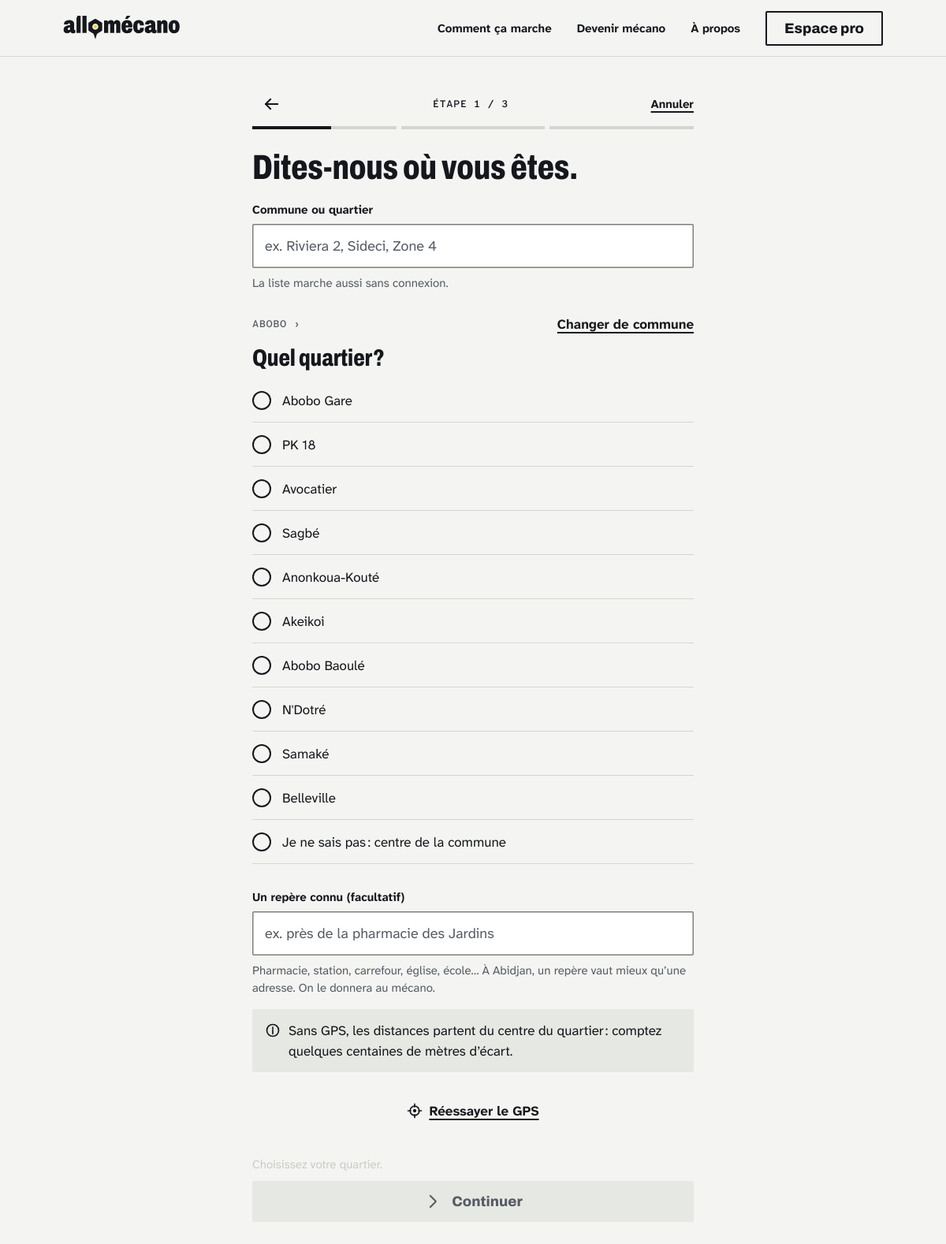
The page /position/quartier?commune=abobo on the database its author committed.
### tables this page shows
CREATE TABLE `quartiers` (
  `id` SMALLINT UNSIGNED AUTO_INCREMENT NOT NULL COMMENT 'Identifiant',
  `commune_id` TINYINT UNSIGNED NOT NULL COMMENT 'Commune',
  `nom` VARCHAR(80) NOT NULL COMMENT '« Riviera 2 »',
  `slug` VARCHAR(100) NOT NULL COMMENT '« cocody-riviera-2 »',
  `alias` VARCHAR(255) COMMENT 'Autres noms pour l''autocomplétion (« Riv 2, Riviera II »)',
  `lat` DECIMAL(9,6) NOT NULL COMMENT 'Centre du quartier',
  `lon` DECIMAL(9,6) NOT NULL COMMENT 'Centre du quartier',
  `actif` TINYINT(1) NOT NULL DEFAULT 1 COMMENT 'Proposé dans la recherche',
  PRIMARY KEY (`id`),
  UNIQUE KEY `uq_quartiers_slug` (`slug`),
  UNIQUE KEY `uq_quartiers_commune_nom` (`commune_id`, `nom`),
  KEY `idx_quartiers_nom` (`nom`),
  CONSTRAINT `fk_quartiers_commune_id` FOREIGN KEY (`commune_id`) REFERENCES `communes` (`id`) ON DELETE RESTRICT ON UPDATE CASCADE
);

### app/Core/View.php (called while the page is built, shortened)
<?php
final class View
{
    public static function rendre(string $vue, array $donnees = [], ?string $layout = null): string
    {
        $contenu = self::inclure($vue, $donnees);
        $html = self::inclure($layout, $donnees);
        return $html;
    }
    public static function inclure(string $vue, array $donnees = []): string
    {
        $fichier = self::DOSSIER . $vue . '.php';
        extract($donnees, EXTR_SKIP);
        try {
            require $fichier;
        } catch (\Throwable $e) {
            ob_end_clean();
            throw $e;
        }
        return (string) ob_get_clean();
    }
}

### app/Controllers/Client/PositionController.php (called while the page is built, shortened)
<?php
final class PositionController
{
    public function quartier(Request $requete): Response
    {
        $service = PositionService::depuisBase();
        $position = ParcoursService::position();
        $retenu = $position !== null && $position['source'] === 'quartier' ? $service->quartier((string) $position['quartier']) : null;
        $commune = $service->commune((string) $requete->query('commune', '')) ?? ($retenu !== null ? $service->commune($retenu['commune']) : null);
        $q = trim((string) $requete->query('q', ''));
        return $this->page('client/position-quartier', [
            'titre' => 'Commune, quartier, repère',
            'communes' => $service->communes(),
            'quartiers' => $service->quartiers(),
            'commune' => $commune,
            'q' => $q,
            'resultats' => $q !== '' ? array_slice($service->chercher($q), 0, 12) : null,
            'choix' => $retenu['slug'] ?? null,
            'repere' => $position['repere'] ?? null,
            'erreur' => Session::flash('quartier_erreur'),
            'css' => ['css/pages/position.css'],
            'js' => ['js/pages/position-quartier.js'],
        ]);
    }
    private function page(string $vue, array $donnees): Response
    {
        return Response::html(View::rendre($vue, $donnees + self::VUE, 'layouts/client'));
    }
}

### app/Core/Router.php (called while the page is built, shortened)
<?php
final class Router
{
    private array $routes = [];
    private string $prefixe = '';
    private array $middlewares = [];
    public function groupe(string $prefixe, array $middlewares, callable $definition): void
    {
        [$p, $m] = [$this->prefixe, $this->middlewares];
        $this->prefixe .= $prefixe;
        $this->middlewares = [...$this->middlewares, ...$middlewares];
        [$this->prefixe, $this->middlewares] = [$p, $m];
    }
    private function ajouter(string $methode, string $motif, array|callable $action, ?string $nom): self
    {
        $motif = '/' . trim($this->prefixe . $motif, '/');
        $regex = '#^' . preg_replace('#\{([a-z_]+)\}#', '(?P<$1>[^/]+)', $motif) . '$#u';
        $this->routes[] = ['methode' => $methode, 'motif' => $motif, 'regex' => $regex, 'action' => $action, 'middlewares' => $this->middlewares, 'nom' => $nom];
        return $this;
    }
    public function dispatcher(Request $requete): Response
    {
        $methodeAutorisee = false;
        foreach ($this->routes as $route) {
            if (!preg_match($route['regex'], $requete->chemin, $m)) {
                continue;
            }
            $methodeAutorisee = true;
            $requete->params = array_filter($m, 'is_string', ARRAY_FILTER_USE_KEY);
            $coeur = function (Request $r) use ($route): Response {
                $action = $route['action'];
                if (is_array($action)) {
                    [$classe, $fonction] = $action;
                    $action = [new $classe(), $fonction];
                }
                $resultat = $action($r);
                return $resultat instanceof Response ? $resultat : Response::html((string) $resultat);
            };
            $chaine = array_reduce(
                array_reverse($route['middlewares']),
                fn (callable $suite, string $mw) => fn (Request $r) => (new $mw())->traiter($r, $suite),
                $coeur
            );
            return $chaine($requete);
        }
        throw new HttpException($methodeAutorisee ? 405 : 404);
    }
}

### app/Middleware/IdentifierClient.php (called while the page is built, shortened)
<?php
final class IdentifierClient implements Middleware
{
    public function traiter(Request $requete, callable $suite): Response
    {
        return $suite($requete);
    }
}

### app/Middleware/VerifierCsrf.php (called while the page is built, shortened)
<?php
final class VerifierCsrf implements Middleware
{
    public function traiter(Request $requete, callable $suite): Response
    {
        return $suite($requete);
    }
}

### public/index.php (called while the page is built, shortened)
<?php
$requete = Request::depuisGlobales();
$routeur = new Router();
try {
    $reponse = $routeur->dispatcher($requete);
} catch (HttpException $e) {
    $reponse = ErreurController::depuisException($requete, $e->statut, $e->getMessage());
} catch (\Throwable $e) {
    error_log((string) $e);
    $reponse = ErreurController::depuisException($requete, 500, App\Core\Env::enProduction() ? '' : $e->getMessage());
}

### app/Core/Database.php (called while the page is built, shortened)
<?php
final class Database
{
    private static ?self $instance = null;
    public static function instance(): self
    {
        if (self::$instance === null) {
            $dsn = sprintf(
                'mysql:host=%s;port=%s;dbname=%s;charset=utf8mb4',
                Env::get('DB_HOTE', '127.0.0.1'),
                Env::get('DB_PORT', '3306'),
                Env::get('DB_NOM', 'allomecano')
            );
            $pdo = new PDO($dsn, (string) Env::get('DB_UTILISATEUR', 'root'), (string) Env::get('DB_MOT_DE_PASSE', ''), [
                PDO::ATTR_ERRMODE => PDO::ERRMODE_EXCEPTION,
                PDO::ATTR_DEFAULT_FETCH_MODE => PDO::FETCH_ASSOC,
                PDO::ATTR_EMULATE_PREPARES => false,
                PDO::ATTR_STRINGIFY_FETCHES => false,
            ]);
            $pdo->exec("SET time_zone = '+00:00'");
            self::$instance = new self($pdo);
        }
        return self::$instance;
    }
    public function executer(string $sql, array $params = []): PDOStatement
    {
        $requete = $this->pdo->prepare($sql);
        foreach ($params as $cle => $valeur) {
            $nom = is_int($cle) ? $cle + 1 : (str_starts_with($cle, ':') ? $cle : ':' . $cle);
            $type = match (true) {
                is_int($valeur) => PDO::PARAM_INT,
                is_bool($valeur) => PDO::PARAM_BOOL,
                $valeur === null => PDO::PARAM_NULL,
                default => PDO::PARAM_STR,
            };
            $requete->bindValue($nom, $valeur, $type);
        }
        $requete->execute();
        return $requete;
    }
    public function tous(string $sql, array $params = []): array
    {
        return $this->executer($sql, $params)->fetchAll();
    }
}

### app/Services/PositionService.php (called while the page is built, shortened)
<?php
final class PositionService
{
    private ?array $quartiers = null;
    public static function depuisBase(): self
    {
        return new self(Database::instance());
    }
    public function quartiers(): array
    {
        return $this->quartiers ??= array_map(static fn (array $q): array => [
            'slug' => (string) $q['slug'], 'nom' => (string) $q['nom'], 'alias' => $q['alias'] !== null ? (string) $q['alias'] : null,
            'lat' => (float) $q['lat'], 'lon' => (float) $q['lon'],
            'commune' => (string) $q['commune'], 'commune_nom' => (string) $q['commune_nom'],
        ], $this->db->tous(
            'SELECT q.slug, q.nom, q.alias, q.lat, q.lon, co.slug AS commune, co.nom AS commune_nom
               FROM quartiers q JOIN communes co ON co.id = q.commune_id
              WHERE q.actif = 1 AND co.ouverte = 1
              ORDER BY co.ordre, q.id'
        ));
    }
    public function communes(): array
    {
        return array_map(static fn (array $c): array => ['slug' => (string) $c['slug'], 'nom' => (string) $c['nom'], 'lat' => (float) $c['lat'], 'lon' => (float) $c['lon']],
            $this->db->tous('SELECT slug, nom, lat, lon FROM communes WHERE ouverte = 1 ORDER BY ordre'));
    }
    public function commune(string $slug): ?array
    {
        foreach ($this->communes() as $c) {
            if ($c['slug'] === $slug) {
                return $c;
            }
        }
        return null;
    }
}

### app/Core/Request.php (called while the page is built, shortened)
<?php
final class Request
{
    public function query(string $cle, mixed $defaut = null): mixed
    {
        return $this->query[$cle] ?? $defaut;
    }
}

### app/Core/Format.php (called while the page is built, shortened)
<?php
final class Format
{
    public static function typo(string $texte): string
    {
        $texte = preg_replace('/(?<=[\p{L}\p{N}»)])\s*([?!;])/u', self::FINE . '$1', $texte) ?? $texte;
        return preg_replace('/(?<=[\p{L}\p{N}»)])\s*:(?=\s)/u', self::FINE . ':', $texte) ?? $texte;
    }
}

### app/Views/composants/ligne-choix.php (the view, shortened to what this page needs)
<?php
$type ??= 'radio';
$html = '';
?>
<label class="ligne-choix"><input type="<?= e($type) ?>" name="<?= e($nom) ?>" value="<?= e($valeur) ?>"<?= !empty($coche) ? ' checked' : '' ?><?= $html ?>><span><?= e($libelle) ?></span></label>

### app/Views/client/position-quartier.php (shortened to what this page needs)
<?php
$liste = array_map(fn ($x) => [$x['slug'], $x['nom'], (string) $x['alias'], $x['commune'], $x['commune_nom']], $quartiers);
$choisi = null;
$quartiersCommune = $commune !== null ? array_values(array_filter($quartiers, fn ($x) => $x['commune'] === $commune['slug'])) : [];
$libelleContinuer = 'Continuer' . ($choisi !== null ? Format::typo(' : ') . $choisi['nom'] : '');
?>
<form class="parcours-page position-quartier avec-socle" method="post" action="/position/quartier" data-quartier
      data-quartiers="<?= e(json_encode($liste, JSON_UNESCAPED_UNICODE)) ?>"
      data-communes="<?= e(json_encode(array_map(fn ($c) => [$c['slug'], $c['nom']], $communes), JSON_UNESCAPED_UNICODE)) ?>">
  <?= composant('barre-parcours', ['etape' => 1, 'total' => 3, 'retour' => '/position', 'annuler' => '/']) ?>
  <div class="parcours-page__contenu position-quartier__contenu">
    <h1 class="t-titre-1">Dites-nous où vous êtes.</h1>
    <?= composant('champ', ['nom' => 'q', 'label' => 'Commune ou quartier', 'exemple' => 'ex. Riviera 2, Sideci, Zone 4', 'valeur' => $q,
        'aide' => 'La liste marche aussi sans connexion.', 'autocomplete' => 'off']) ?>
    <div class="position-quartier__choix" data-zone-choix>
      <?php if ($resultats !== null):  ?>
        <h2 class="t-titre-2"><?= e(Format::typo('Quel quartier ?')) ?></h2>
        <div class="lignes-choix" role="radiogroup" aria-label="Quartiers trouvés" data-liste>
          <?php foreach ($resultats as $x): ?><?= composant('ligne-choix', ['nom' => 'quartier', 'valeur' => $x['slug'], 'libelle' => $x['nom'] . ', ' . $x['commune_nom'], 'coche' => $x['slug'] === $choix]) ?><?php endforeach ?>
          <?php if ($resultats === []): ?><p class="t-petit t-secondaire position-quartier__vide">Aucun quartier ne correspond. Essayez un autre nom, ou choisissez votre commune.</p><?php endif ?>
        </div>
      <?php elseif ($commune !== null): ?>
        <div class="position-quartier__fil">
          <span class="t-etiquette t-secondaire"><?= e($commune['nom']) ?> ›</span>
          <a class="lien" href="/position/quartier" data-changer-commune>Changer de commune</a>
        </div>
        <h2 class="t-titre-2"><?= e(Format::typo('Quel quartier ?')) ?></h2>
        <div class="lignes-choix" role="radiogroup" aria-label="Quartiers de <?= e($commune['nom']) ?>" data-liste>
          <?php foreach ($quartiersCommune as $x): ?><?= composant('ligne-choix', ['nom' => 'quartier', 'valeur' => $x['slug'], 'libelle' => $x['nom'], 'coche' => $x['slug'] === $choix]) ?><?php endforeach ?>
          <?= composant('ligne-choix', ['nom' => 'quartier', 'valeur' => 'commune:' . $commune['slug'], 'libelle' => Format::typo('Je ne sais pas : centre de la commune')]) ?>
        </div>
      <?php endif ?>
    </div>
    <?= composant('champ', ['nom' => 'repere', 'label' => 'Un repère connu (facultatif)', 'exemple' => 'ex. près de la pharmacie des Jardins', 'valeur' => $repere, 'max' => 160,
        'aide' => 'Pharmacie, station, carrefour, église, école… À Abidjan, un repère vaut mieux qu’une adresse. On le donnera au mécano.', 'autocomplete' => 'off']) ?>
    <?= composant('note', ['type' => 'info', 'message' => e(Format::typo('Sans GPS, les distances partent du centre du quartier : comptez quelques centaines de mètres d’écart.'))]) ?>
    <a class="bouton-lien position-quartier__gps js-seul" href="/position"><?= icone('viseur', 20) ?>Réessayer le GPS</a>
  </div>
  <?= composant('socle', [
      'pourquoi' => $choisi === null ? 'Choisissez votre quartier.' : null,
      'actions' => composant('bouton', ['libelle' => $libelleContinuer, 'icone' => 'chevron', 'plein' => true, 'attrs' => ['type' => 'submit', 'data-continuer' => '']]),
  ]) ?>
</form>

### rows shown on the page
quartiers: nom "Abobo Gare"
quartiers: nom "PK 18"
quartiers: nom "Avocatier"
quartiers: nom "Sagbé"
quartiers: nom "Anonkoua-Kouté"
quartiers: nom "Akeikoi"
quartiers: nom "Abobo Baoulé"
quartiers: nom "N'Dotré"
quartiers: nom "Samaké"
quartiers: nom "Belleville"

### other values the page prints
$mot "ÉTAPE"
$etape "1"
$total "3"
$annulerLibelle "Annuler"
$label "Commune ou quartier Un repère connu (facultatif)"
$aide "La liste marche aussi sans connexion. Pharmacie, station, carrefour, église, école… À Abidjan, un repère vaut mieux qu’une adresse. On le donnera au mécano."
$commune['nom'] "ABOBO"
Format::typo('Quel quartier ?') "Quel quartier ?"
$libelle "Je ne sais pas : centre de la commune"
$message "Sans GPS, les distances partent du centre du quartier : comptez quelques centaines de mètres d’écart."
$pourquoi "Choisissez votre quartier."
